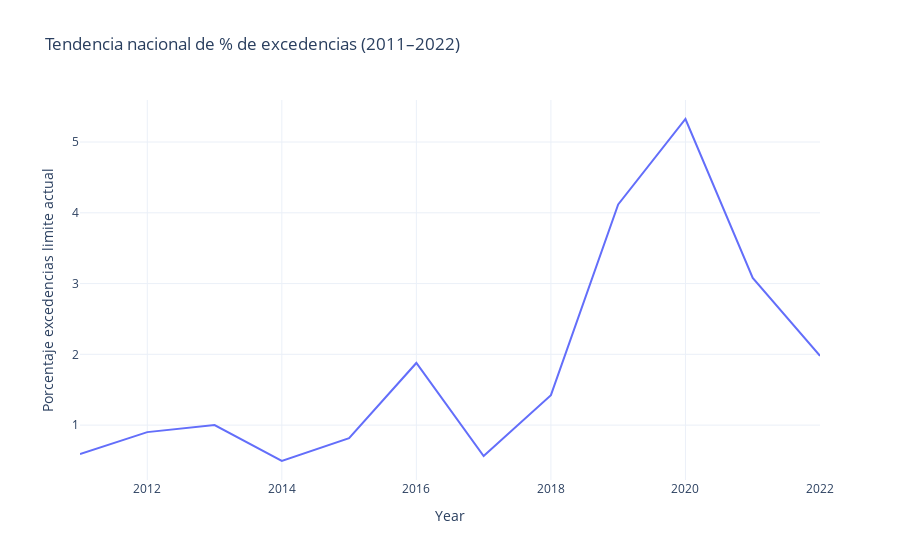

Notebook source saved alongside this figure:
### Markdown cell above
### ¿El porcentaje de excedencias ha mejorado?

### Code cell
import plotly.express as px

#Agrupamos por año y calculamos el promedio general de excedencias, sin importar el contaminante
excedencias_nacionales = df_contaminantes.groupby('Year')['Porcentaje excedencias limite actual'].mean().reset_index()

# Graficamos los porcentajes de excedencias por año, sin importar el contaminante
px.line(excedencias_nacionales, x = 'Year', y = 'Porcentaje excedencias limite actual',
        title = 'Tendencia nacional de % de excedencias (2011–2022)', template = 'plotly_white')

### Figure 1 — Plotly figure (JSON) as saved in the notebook; plotly's stock layout.template omitted (floating-point values rounded to 4 significant figures)
{"data": [{"hovertemplate": "Year=%{x}<br>Porcentaje excedencias limite actual=%{y}<extra></extra>", "legendgroup": "", "line": {"color": "#636efa", "dash": "solid"}, "marker": {"symbol": "circle"}, "mode": "lines", "name": "", "orientation": "v", "showlegend": false, "type": "scatter", "x": [2011, 2012, 2013, 2014, 2015, 2016, 2017, 2018, 2019, 2020, 2021, 2022], "xaxis": "x", "y": [0.5917, 0.9008, 1.001, 0.4929, 0.8143, 1.878, 0.5632, 1.423, 4.118, 5.325, 3.081, 1.978], "yaxis": "y"}], "layout": {"legend": {"tracegroupgap": 0}, "title": {"text": "Tendencia nacional de % de excedencias (2011–2022)"}, "xaxis": {"anchor": "y", "domain": [0, 1], "title": {"text": "Year"}}, "yaxis": {"anchor": "x", "domain": [0, 1], "title": {"text": "Porcentaje excedencias limite actual"}}}}
